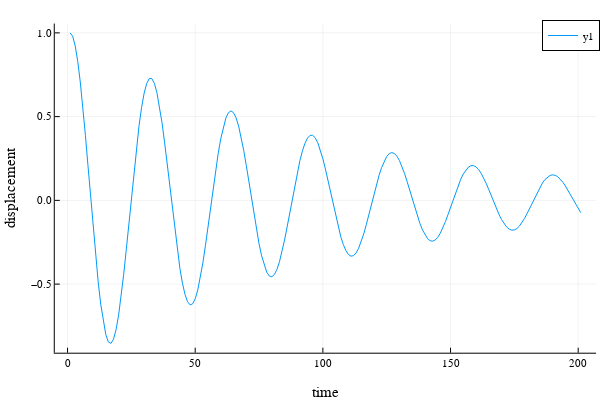

The notebook cell this image was saved under:
### Code cell
disps = zeros(nPasos+1)
[ disps[i] = (displacements(sol)[i][1]) for i in 1:(nPasos+1) ] ;

plot(disps, xlab="time", ylab="displacement")

### Figure 1 — Plotly figure (JSON) as saved in the notebook; plotly's stock layout.template omitted (floating-point values rounded to 4 significant figures; data arrays with more than 128 entries replaced by an {"elided": "..."} marker saying what was removed)
{"data": [{"colorbar": {"title": ""}, "legendgroup": "y1", "line": {"color": "rgba(0, 154, 250, 1.000)", "dash": "solid", "shape": "linear", "width": 1}, "mode": "lines", "name": "y1", "showlegend": true, "type": "scatter", "x": {"elided": "201 int values"}, "xaxis": "x", "y": {"elided": "201 float values"}, "yaxis": "y", "zmax": null, "zmin": null}], "layout": {"annotations": [], "height": 400, "legend": {"bgcolor": "rgba(255, 255, 255, 1.000)", "bordercolor": "rgba(0, 0, 0, 1.000)", "borderwidth": 1, "font": {"color": "rgba(0, 0, 0, 1.000)", "family": "sans-serif", "size": 11}, "title": {"font": {"color": "rgba(0, 0, 0, 1.000)", "family": "sans-serif", "size": 15}, "text": ""}, "tracegroupgap": 0, "traceorder": "normal", "x": 1, "xanchor": "auto", "y": 1, "yanchor": "auto"}, "margin": {"b": 20, "l": 0, "r": 0, "t": 20}, "paper_bgcolor": "rgba(255, 255, 255, 1.000)", "plot_bgcolor": "rgba(255, 255, 255, 1.000)", "showlegend": true, "width": 600, "xaxis": {"anchor": "y", "domain": [0.09128, 0.9934], "gridcolor": "rgba(0, 0, 0, 0.100)", "gridwidth": 0.5, "linecolor": "rgba(0, 0, 0, 1.000)", "mirror": false, "range": [-5, 207], "showgrid": true, "showline": true, "showticklabels": true, "tickangle": 0, "tickcolor": "rgb(0, 0, 0)", "tickfont": {"color": "rgba(0, 0, 0, 1.000)", "family": "sans-serif", "size": 11}, "tickmode": "array", "ticks": "inside", "ticktext": ["0", "50", "100", "150", "200"], "tickvals": [0, 50, 100, 150, 200], "title": "time", "titlefont": {"color": "rgba(0, 0, 0, 1.000)", "family": "sans-serif", "size": 15}, "type": "-", "visible": true, "zeroline": false, "zerolinecolor": "rgba(0, 0, 0, 1.000)"}, "yaxis": {"anchor": "x", "domain": [0.07581, 0.9902], "gridcolor": "rgba(0, 0, 0, 0.100)", "gridwidth": 0.5, "linecolor": "rgba(0, 0, 0, 1.000)", "mirror": false, "range": [-0.9094, 1.056], "showgrid": true, "showline": true, "showticklabels": true, "tickangle": 0, "tickcolor": "rgb(0, 0, 0)", "tickfont": {"color": "rgba(0, 0, 0, 1.000)", "family": "sans-serif", "size": 11}, "tickmode": "array", "ticks": "inside", "ticktext": ["−0.5", "0.0", "0.5", "1.0"], "tickvals": [-0.5, 0, 0.5, 1], "title": "displacement", "titlefont": {"color": "rgba(0, 0, 0, 1.000)", "family": "sans-serif", "size": 15}, "type": "-", "visible": true, "zeroline": false, "zerolinecolor": "rgba(0, 0, 0, 1.000)"}}}
